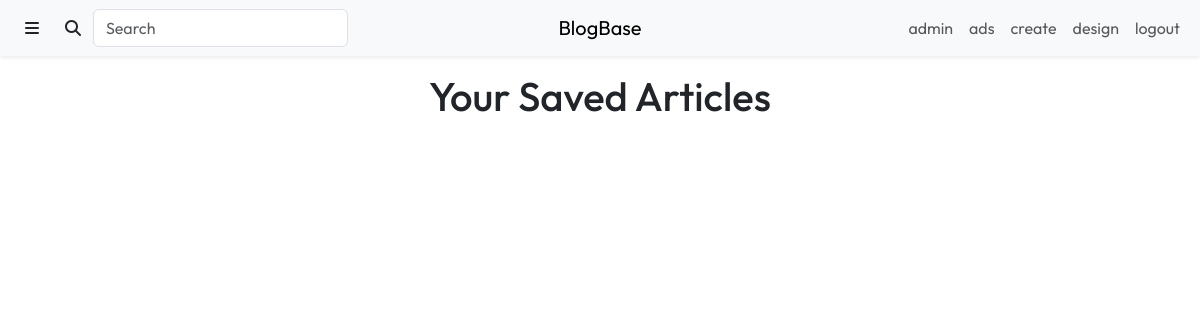
Page /content/saved.php (signed in) on the earlier database version.
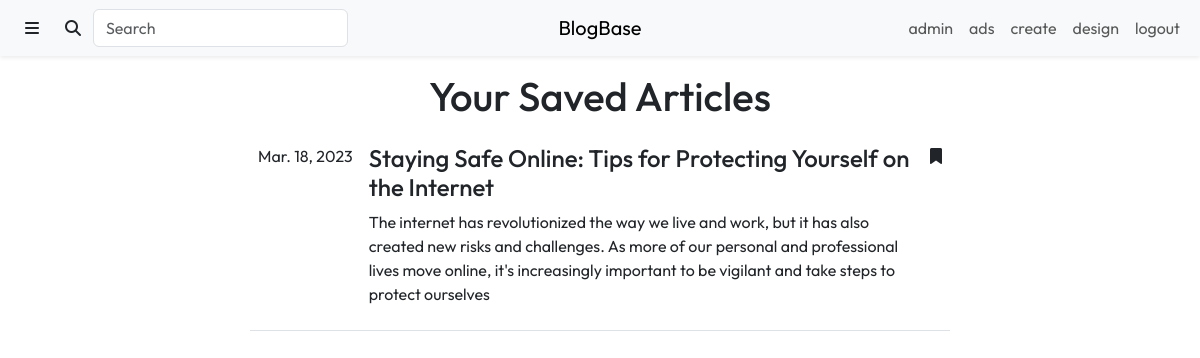
Same page on the later database version.
### tables this page shows
CREATE TABLE `Articles` (
  `article_id` int(11) NOT NULL,
  `title` varchar(225) NOT NULL,
  `description` tinytext NOT NULL,
  `content` longblob NOT NULL,
  `submit_date` date NOT NULL DEFAULT current_timestamp(),
  `approved` tinyint(1) NOT NULL DEFAULT 0,
  `click_number` int(11) NOT NULL DEFAULT 0
);

### include/user_info.inc.php (called while the page is built, shortened)
<?php
if (isset($_SESSION['username'])) {
    $user_query = "SELECT *
                   FROM Users
                   WHERE username = '" . $_SESSION['username'] . "';";
    $user_result = mysqli_query($con, $user_query);
    $user_info = $user_result->fetch_assoc();
}
?>

### content/saved.php (the view, shortened to what this page needs)
<?php
require_once "../include/connect.inc.php";
include_once "../include/user_info.inc.php";
$saved_articles_query = "SELECT UNIX_TIMESTAMP(saved_date) as saved_date, title, article_id, description
                         FROM Articles NATURAL JOIN SavedArticles
                         WHERE user_id = '" . $user_info['user_id'] . "' AND approved = true";
$saved_articles_result = mysqli_query($con, $saved_articles_query);
?>
<!DOCTYPE html>
<html lang="en">
    <head>
        <link rel="stylesheet" href="https://cdn.jsdelivr.net/npm/bootstrap@5.3.0-alpha1/dist/css/bootstrap.min.css">
        <link rel="stylesheet" href="https://cdnjs.cloudflare.com/ajax/libs/font-awesome/6.2.1/css/all.min.css">
        <link rel="stylesheet" href="./css/styles.css">
    </head>
    <body>
        <div class="header">
            <?php include_once "./views/header.php" ?>
        </div>
        <div class="mt-3 text-center">
            <h1>Your Saved Articles</h1>
        </div>
        <div class="col-10 col-lg-7 mx-auto mt-3">
            <table class="table text-start">
                    <?php while ($current_row = $saved_articles_result->fetch_assoc()) { ?>
                        <tr>
                            <td class="text-nowrap">
                                <?php echo date("M. d, Y", $current_row['saved_date']) ?>
                            </td>
                            <td>
                                <h4>
                                    <a class="text-reset text-decoration-none" href="./article.php?id=<?php echo $current_row['article_id'] ?>">
                                        <?php echo $current_row['title'] ?>
                                    </a>
                                </h4>
                                <?php echo $current_row['description'] ?>
                            </td>
                            <td>
                                <a class="fa-solid fa-bookmark text-reset" href="../include/save_article.inc.php?unsave_id=<?php echo $current_row['article_id']; ?>&return_page=saved.php"></a>
                            </td>
                        </tr>
                    <?php } ?>
            </table>
        </div>
    </body>
</html>

Differences in the rows shown:
added articles: saved_date "Mar. 18, 2023", title "Staying Safe Online: Tips for Protecting Yourself on the Internet", description "The internet has revolutionized the way we live and work, but it has also created new risks and challenges. As more of our personal and professional lives move online, it's increasingly important to be vigilant and take steps to protect ourselves"
